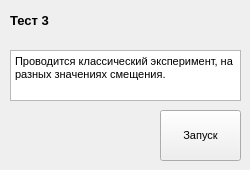
      <widget class="QWidget" name="page_6">
       <widget class="QPushButton" name="btnTest1_6">
        <property name="geometry">
         <rect>
          <x>160</x>
          <y>110</y>
          <width>81</width>
          <height>51</height>
         </rect>
        </property>
        <property name="font">
         <font>
          <family>Arial</family>
          <pointsize>8</pointsize>
          <bold>false</bold>
          <underline>false</underline>
          <kerning>true</kerning>
         </font>
        </property>
        <property name="text">
         <string>Запуск</string>
        </property>
       </widget>
       <widget class="QLabel" name="label_test_6">
        <property name="geometry">
         <rect>
          <x>10</x>
          <y>10</y>
          <width>61</width>
          <height>21</height>
         </rect>
        </property>
        <property name="font">
         <font>
          <pointsize>10</pointsize>
          <bold>true</bold>
          <underline>false</underline>
          <kerning>true</kerning>
         </font>
        </property>
        <property name="text">
         <string>Тест 3</string>
        </property>
       </widget>
       <widget class="QTextBrowser" name="textBrowser_4">
        <property name="geometry">
         <rect>
          <x>10</x>
          <y>50</y>
          <width>231</width>
          <height>51</height>
         </rect>
        </property>
        <property name="html">
         <string>&lt;!DOCTYPE HTML PUBLIC &quot;-//W3C//DTD HTML 4.0//EN&quot; &quot;http://www.w3.org/TR/REC-html40/strict.dtd&quot;&gt;
&lt;html&gt;&lt;head&gt;&lt;meta name=&quot;qrichtext&quot; content=&quot;1&quot; /&gt;&lt;meta charset=&quot;utf-8&quot; /&gt;&lt;style type=&quot;text/css&quot;&gt;
p, li { white-space: pre-wrap; }
hr { height: 1px; border-width: 0; }
li.unchecked::marker { content: &quot;\2610&quot;; }
li.checked::marker { content: &quot;\2612&quot;; }
&lt;/style&gt;&lt;/head&gt;&lt;body style=&quot; font-family:'Segoe UI'; font-size:9pt; font-weight:400; font-style:normal;&quot;&gt;
&lt;p style=&quot; margin-top:0px; margin-bottom:0px; margin-left:0px; margin-right:0px; -qt-block-indent:0; text-indent:0px;&quot;&gt;&lt;span style=&quot; font-family:'MS Shell Dlg 2'; font-size:8.25pt;&quot;&gt;Проводится классический эксперимент, на разных значениях смещения.&lt;/span&gt;&lt;/p&gt;&lt;/body&gt;&lt;/html&gt;</string>
        </property>
       </widget>
      </widget>
